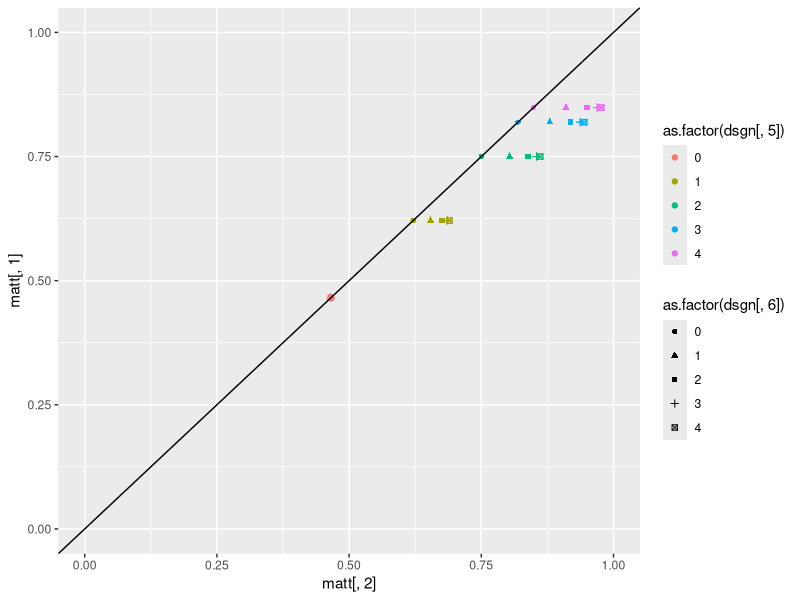
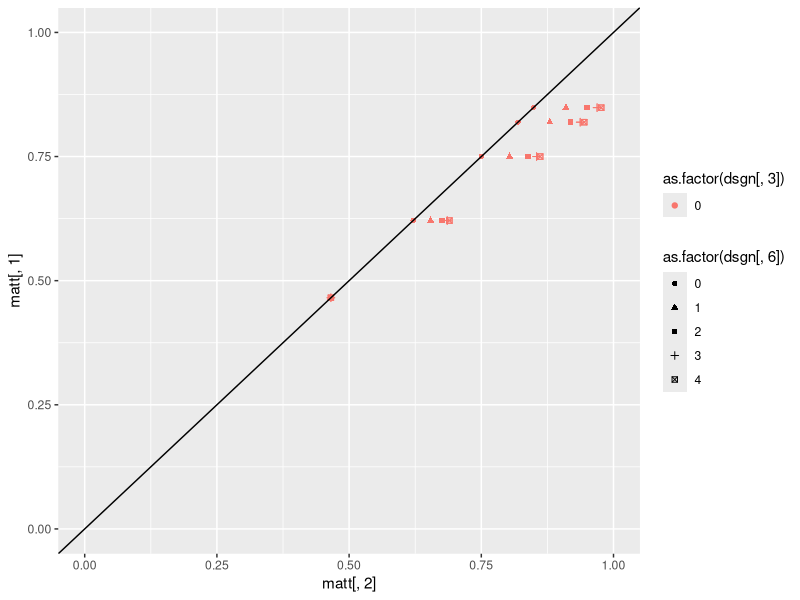

Recreate these plots in R, in order. (Note: this script raises an error after producing the figures.)
####
# This code sets determines how different parameter settings influence diff= P(y2=1|X1=X2=1)-P(y2=1|X1=X2=0)
#
#
######################################################################## Design of experiment
lvls <- list(NA)

fixlev<-c(0,0.5)  # levels for not interesting parameters
#seqlev<-round(seq(0,4,0.3333),3)  # levels for  interesting parameters
seqlev<-c(0,1,2,3,4) # levels for  interesting parameters

lvls[[1]] <- 0

lvls[[2]] <- 0

lvls[[3]] <- 0 

lvls[[4]] <- 0 

lvls[[5]] <- seqlev

lvls[[6]] <-seqlev

lvls[[7]] <- fixlev

lvls[[8]] <- c(0)

lvls[[9]] <- c(0)

lvls[[10]] <- c(0)

lvls[[11]] <- 0.5

interceptc<-(0)  # intercept for C1 and C2
intercepty<-(-1)   # intercept for Y1 and Y2
intercepth<-(-1)  #intercept for H
interceptz<-0.5
interceptx<-0.5

### factorial design
dsgn <- as.matrix(expand.grid(lvls[[1]], lvls[[2]], lvls[[3]], lvls[[4]], lvls[[5]], lvls[[6]], lvls[[7]], lvls[[8]], lvls[[9]], lvls[[10]], lvls[[11]]))
dim(dsgn)

######################################################################## CALCULATE TRUE VALUES OF diff
				matt <- matrix(0, dim(dsgn)[1], 2)

for (i in c(1:dim(dsgn)[1])) {
truetheta11 <- 0
kk <- 1
individual <- matrix(0, 8, 8)

 myH<-0
 myZ<-0
 myX1<-1
 myX2<-1
    for (c2i in 0:1) {
        for (y1i in 0:1) {
            for (c1i in 0:1) {
                individual[kk, 1:3] <- c(y1i, c1i, c2i)
 
                # P(C1=1 or =0)
                pc1<-1/(1+exp(-(interceptc )))
                aa <- (as.numeric(c1i == 1) * (pc1) + as.numeric(c1i == 0) * (1-pc1))

                # P(Y1=1 or =0|C1,X1)
                py1<-1/(1+exp(-(intercepty + dsgn[i, 5]*c1i + dsgn[i, 3]*myX1 + dsgn[i, 8]*myH)))
                bb <- as.numeric(y1i == 1) * (py1) + as.numeric(y1i == 0) * (1 - py1)

                # P(C2=1 or =0|C1,X1)
                pc2<-(1/(1+exp(-(interceptc + dsgn[i, 4]*c1i + dsgn[i, 6]*myX1))))
                cc <- as.numeric(c2i == 1) * (pc2)  + as.numeric(c2i == 0)*(1-pc2)
                
                # P(Y2=1|C2,X2,Y1)
                dd <- (as.numeric(y1i == 1) * 1 + as.numeric(y1i == 0) * ( (1/(1+exp(-(intercepty+dsgn[i, 9]*myZ + dsgn[i, 5]*c2i + dsgn[i, 3]*myX2 + dsgn[i, 8]*myH)))) ))                

                individual[kk, 5:8] <- c(aa, bb, cc, dd)
		
                # Product
                individual[kk, 4] <- aa * bb * cc * dd
                truetheta11 <- truetheta11 + individual[kk, 4]   

                kk <- kk + 1
            }
        }
    }
    
    
    
    truetheta00<- 0
    kk <- 1
    individual <- matrix(0, 8, 8)
    myH<-0
    myZ<-0
    myX1<-0
    myX2<-0

    for (c2i in 0:1) {
        for (y1i in 0:1) {
            for (c1i in 0:1) {
                individual[kk, 1:3] <- c(y1i, c1i, c2i)
 
                # P(C1=1 or =0)
                pc1<-1/(1+exp(-(interceptc )))
                aa <- (as.numeric(c1i == 1) * (pc1) + as.numeric(c1i == 0) * (1-pc1))

                # P(Y1=1 or =0|C1,X1)
                py1<-1/(1+exp(-(intercepty + dsgn[i, 5]*c1i + dsgn[i, 3]*myX1 + dsgn[i, 8]*myH)))
                bb <- as.numeric(y1i == 1) * (py1) + as.numeric(y1i == 0) * (1 - py1)

                # P(C2=1 or =0|C1,X1)
                pc2<-(1/(1+exp(-(interceptc + dsgn[i, 4]*c1i + dsgn[i, 6]*myX1))))
                cc <- as.numeric(c2i == 1) * (pc2)  + as.numeric(c2i == 0)*(1-pc2)
                
                # P(Y2=1|C2,X2,Y1)
                dd <- (as.numeric(y1i == 1) * 1 + as.numeric(y1i == 0) * ( (1/(1+exp(-(intercepty+dsgn[i, 9]*myZ + dsgn[i, 5]*c2i + dsgn[i, 3]*myX2 + dsgn[i, 8]*myH)))) ))                

                individual[kk, 5:8] <- c(aa, bb, cc, dd)
            

                # Product
                individual[kk, 4] <- aa * bb * cc * dd
                truetheta00 <- truetheta00 + individual[kk, 4]
                
                kk <- kk + 1
            }
        }
    }
  
    matt[i, ] <- c(truetheta00, truetheta11)
    print(i/dim(dsgn)[1])
}
######################################################################## 

library(ggplot2)
# Marginal probabilities of y2:
colMeans(matt)

diff<-round(matt[,2]-matt[,1],5)
summary(diff)

plot1<-qplot(matt[,2],matt[,1],  color=as.factor(dsgn[,5]), shape=as.factor(dsgn[,6]), ylim=c(0,1), xlim=c(0,1))+geom_abline(slope=1,intercept=0)
plot2<-qplot(matt[,2],matt[,1],  color=as.factor(dsgn[,3]), shape=as.factor(dsgn[,6]), ylim=c(0,1), xlim=c(0,1))+geom_abline(slope=1,intercept=0)
grid.arrange(plot1, plot2, ncol=1)

# Plots of interest:

#Theta3 has noticiable effect
qplot(dsgn[,3]+(dsgn[,6])/20, diff,  color=as.factor(dsgn[,5]), shape=as.factor(dsgn[,4]))

# Theta5 and Theta6 also have effect
qplot(dsgn[,5]+(dsgn[,6])/20, diff,  color=as.factor(dsgn[,3]), shape=as.factor(dsgn[,4]))
qplot(dsgn[,6]+(dsgn[,5])/20, diff,  color=as.factor(dsgn[,3]), shape=as.factor(dsgn[,4]))

######################################################################
mod1<-glm(diff~dsgn[,c(1:7,11)] + .*.*.,data=data.frame(dsgn[,c(1:7,11)]), family="binomial")
summary(mod1)
summary(mod1)$coefficients[summary(mod1)$coefficients[,4]<0.99,]


######################################################################## 






######################################################################## 
ppp <- 1
est <- matrix(0, dim(dsgn)[1], 2)
kkk <- 1
result <- matrix(0, dim(dsgn)[1], 2)
numsim <- 50  ### number of datasets generated under each scenario
Bayesresult <- matrix(0, dim(dsgn)[1] * numsim, 9)
n <- 200  ### size of each dataset
set.seed(13)  ### for reproducibility
seedlist <- sample(1:250000, size = numsim)

######################################################################## 
simdatasum<-matrix(0,dim(dsgn)[1],8)
colnames(simdatasum)<-c( "H",     "Z",    "C1",    "X1",    "C2",    "Y1",    "X2",    "Y2") 
for (i in c(1:dim(dsgn)[1])) {
    ### loop over datasets
    for (j in 1:numsim) {
        print(c(i, j))
        
#        set.seed(seedlist[j])

        H <- rbinom(n, size = 1, prob = (1/(1+exp(-(intercepth)))) )
        Z<-rbinom(n, 1, (1/(1+exp(-(interceptz + dsgn[i, 10]*H)))) )
        C1 <- rbinom(n, size = 1, prob = (1/(1+exp(-(interceptc)))) )
        X1<- rbinom(n, 1, (1/(1+exp(-(interceptx + dsgn[i, 1]*C1 + dsgn[i, 2]*H)))) ) 
        C2 <-rbinom(n, 1, (1/(1+exp(-(interceptc + dsgn[i, 4]*C1 + dsgn[i, 6]*X1)))) )         
        Y1 <-rbinom(n, 1, (1/(1+exp(-(intercepty + dsgn[i, 5]*C1 + dsgn[i, 3]*X1 + dsgn[i, 8]*H)))) ) 
        X2 <-rbinom(n, 1, (1/(1+exp(-(interceptx + dsgn[i, 1]*C2  + dsgn[i, 2]*H + dsgn[i, 7]*Y1 + dsgn[i, 9]*Z + dsgn[i, 11]*X1)))) )
        Y2 <- rep(1, n)  
        Y2[Y1 == 0]<-rbinom(length(Y2[Y1 == 0]), 1, (1/(1+exp(-(intercepty + dsgn[i, 9]*Z + dsgn[i, 5]*C2 + dsgn[i, 3]*X2 + dsgn[i, 8]*H)))) )     
        simdata <- data.frame(H,Z,C1,X1,C2,Y1,X2,Y2)
simdatasum[i,]<-colMeans(simdata)
        print(colMeans(simdata))

######################################################################## 
# ## BAYESIAN APPROACH WITHOUT Y1 (uniform priors):
        HprobB <- function(h, nm = 1) {
            ss <- sum(simdata$H)
            nn <- length(simdata$H)
            pp <- (rbeta(nm, (ss + 1), (nn - ss + 1)))
            if (h == 0) {
                return(1 - as.numeric(pp))
            }
            if (h == 1) {
                return(as.numeric(pp))
            }
        }
        
        
        C1probB <- function(h, c1, nm = 1) {
            ss <- sum(simdata$C1[simdata$H == h])
            nn <- length(simdata$C1[simdata$H == h])
            pp <- (rbeta(nm, (ss + 1), (nn - ss + 1)))
            if (c1 == 0) {
                return(1 - as.numeric(pp))
            }
            if (c1 == 1) {
                return(as.numeric(pp))
            }
        }
        
        C2probB <- function(h, c2, c1, x1, nm = 1) {
            ss <- sum(simdata$C2[simdata$H == h & simdata$C1 == c1 & simdata$X1 == x1])
            nn <- length(simdata$C2[simdata$H == h & simdata$C1 == c1 & simdata$X1 == x1])
            pp <- (rbeta(nm, (ss + 1), (nn - ss + 1)))
            if (c2 == 0) {
                return(1 - as.numeric(pp))
            }
            if (c2 == 1) {
                return(as.numeric(pp))
            }
        }
        
        Y2probB <- function(h, y2, c1, c2, x1, x2, nm = 1) {
            ss <- sum(simdata$Y2[simdata$H == h & simdata$C2 == c2 & simdata$X2 == x2 & simdata$C1 == c1 & simdata$X1 == x1])
            nn <- length(simdata$Y2[simdata$H == h & simdata$C2 == c2 & simdata$X2 == x2 & simdata$C1 == c1 & 
                simdata$X1 == x1])
            pp <- (rbeta(nm, (ss + 1), (nn - ss + 1)))
            if (y2 == 0) {
                return(1 - as.numeric(pp))
            }
            if (y2 == 1) {
                return(as.numeric(pp))
            }
        }
        
        
        nB <- 500
        sumtheta11B <- 0
        sumtheta00B <- 0
        for (c2i in 0:1) {
            for (c1i in 0:1) {
                for (hi in 0:1) {
                  
                  sumtheta11B <- sumtheta11B + HprobB(h = hi, nB) * C1probB(h = hi, c1 = c1i, nm = nB) * 
                  C2probB(h = hi,   c2 = c2i, c1 = c1i, x1 = 1, nm = nB) * 
                  Y2probB(h = hi, y2 = 1, c1 = c1i, c2 = c2i, x1 = 1,  x2 = 1, nm = nB)
                  
                  sumtheta00B <- sumtheta00B + HprobB(h = hi, nB) * C1probB(h = hi, c1 = c1i, nm = nB) * C2probB(h = hi, 
                    c2 = c2i, c1 = c1i, x1 = 0, nm = nB) * Y2probB(h = hi, y2 = 1, c1 = c1i, c2 = c2i, x1 = 0, 
                    x2 = 0, nm = nB)
                  
                }
            }
        }
        
        sumtheta00Bvec <- sumtheta00B
        sumtheta11Bvec <- sumtheta11B


########################

# ################################################################
# ## BAYESIAN APPROACH WITH Y1 (uniform priors):

C1probB<-function(c1,nm=1){
ss<-sum(simdata$C1)
nn<-length(simdata$C1)
pp<-(rbeta(nm,(ss+1),(nn-ss+1)))
if(c1==0){return(1-as.numeric(pp))}
if(c1==1){return(as.numeric(pp))}}

Y1probB<-function(y1,c1,x1,nm=1){
ss<-sum(simdata$Y1[simdata$X1==x1 & simdata$C1==c1])
nn<-length(simdata$Y1[simdata$X1==x1 & simdata$C1==c1])
pp<-(rbeta(nm,(ss+1),(nn-ss+1)))
if(y1==0){return(1-as.numeric(pp))}
if(y1==1){return(as.numeric(pp))}}

C2probB<-function(c2,c1,x1,nm=1){
ss<-sum(simdata$C2[simdata$C1==c1 & simdata$X1==x1])
nn<-length(simdata$C2[simdata$C1==c1 & simdata$X1==x1])
pp<-(rbeta(nm,(ss+1),(nn-ss+1)))
if(c2==0){return(1-as.numeric(pp))}
if(c2==1){return(as.numeric(pp))}}

Y2probB<-function(y2,c2,x2,y1,nm=1){
ss<-sum(simdata$Y2[simdata$C2==c2 & simdata$X2==x2 & simdata$Y1==y1])
nn<-length(simdata$Y2[simdata$C2==c2 & simdata$X2==x2 & simdata$Y1==y1])
pp<-(rbeta(nm,(ss+1),(nn-ss+1)))
if(y2==0){return(1-as.numeric(pp))}
if(y2==1){return(as.numeric(pp))}}

nB<-200
# Integrate over the values of C1 and C2: Prob(Y2=1 | X1=1 and X2=1)
sumtheta11B<-0
sumtheta00B<-0
for(c2i in 0:1){
for(y1i in 0:1){
for(c1i in 0:1){
sumtheta11B<-sumtheta11B+C1probB(c1=c1i,nm=nB)*Y1probB(y1=y1i,c1=c1i,x1=1,nm=nB)*C2probB(c2=c2i,c1=c1i,x1=1,nm=nB)*Y2probB(y2=1,c2=c2i,x2=1,y1=y1i,nm=nB)
sumtheta00B<-sumtheta00B +C1probB(c1=c1i,nm=nB)*Y1probB(y1=y1i,c1=c1i,x1=0,nm=nB)*C2probB(c2=c2i,c1=c1i,x1=0,nm=nB)*Y2probB(y2=1,c2=c2i,x2=0,y1=y1i,nm=nB)
}}}

sumtheta00BvecY1<-sumtheta00B
sumtheta11BvecY1<-sumtheta11B





#one-sided p-values:
        Bpval <- 1 - mean((sumtheta11Bvec - sumtheta00Bvec) > 0)
        BpvalY1<-1-mean((sumtheta11BvecY1-sumtheta00BvecY1)>0)
        Hpval <- (1-pnorm((summary(glm(Y2 ~ H, data = simdata, family = "binomial"))$coefficients[2, 3])))
        print(Bpval)
        print(Hpval)
        Bayesresult[kkk, ] <- c(i, j, c(1, 1), mean(sumtheta00Bvec), mean(sumtheta11Bvec), Bpval, Hpval, BpvalY1)
        kkk <- kkk + 1
    }
}

######################################################################## 


alpha<-0.1
AA <- Bayesresult
Bayesresult <- AA


power <- matrix(0, dim(dsgn)[1], 4)
for (i in (dim(dsgn)[1]:1)) {
    power[i, ] <- c(i, mean(Bayesresult[Bayesresult[, 1] == i, ][, 7] <= alpha), mean(Bayesresult[Bayesresult[, 
        1] == i, ][, 8] <= alpha), mean(Bayesresult[Bayesresult[,1] == i, ][, 9] <= alpha))
}




require(gridExtra)
plot1 <- qplot(diff,    power[, 2], col = as.factor(dsgn[, 3]), shape=as.factor(dsgn[, 5]), ylim=c(0,1))+geom_abline(slope=0,intercept=alpha)+  geom_jitter(width = 0.05, height = 0)+ggtitle("Power: g-comp|H")
plot2 <- qplot(diff,    power[, 3], col = as.factor(dsgn[, 2]), shape=as.factor(dsgn[, 3]), ylim=c(0,1))+geom_abline(slope=0,intercept=alpha)+  geom_jitter(width = 0.05, height = 0)+ggtitle("Power: Instrumental Variable")
grid.arrange(plot1, plot2, ncol=1) 

nullpower<-power[diff==0,]



require(gridExtra)
plot1 <- qplot((dsgn[, 5][diff==0]),    nullpower[, 2], col = as.factor(dsgn[, 4][diff==0]), shape=as.factor(dsgn[, 6][diff==0]), ylim=c(0,1))+geom_abline(slope=0,intercept=alpha)+  geom_jitter(width = 0.2, height = 0)
plot2 <- qplot((dsgn[, 5][diff==0]),    nullpower[, 3], col = as.factor(dsgn[, 4][diff==0]), shape=as.factor(dsgn[, 6][diff==0]), ylim=c(0,1))+geom_abline(slope=0,intercept=alpha)+  geom_jitter(width = 0.2, height = 0)
grid.arrange(plot1, plot2, ncol=1)

